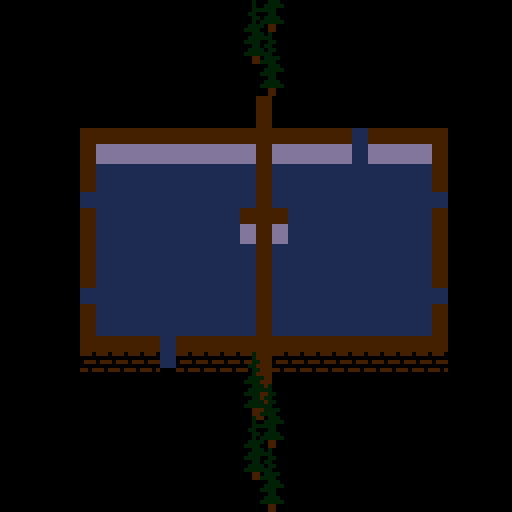

The image is a tile-based game level rendered from a .tmx file. Its description and source (layers, tilesets, objects; grid data summarised) follow:
An orthogonal 32x32 tile map with 16x16 px tiles, 5 tile layers (floor, innerWalls, walls, decorations, ...), 3 hidden layers not drawn and 28 objects (8x prototype, 6x camera, 4x window, 4x statue, 2x door, ...).

<map version="1.10" tiledversion="1.10.2" orientation="orthogonal" renderorder="right-down" width="32" height="32" tilewidth="16" tileheight="16" infinite="0" nextlayerid="23" nextobjectid="109">
 <editorsettings>
  <export target="map.json" format="json" />
 </editorsettings>
 <properties>
  <property name="campaign" value="Tutorial" />
  <property name="description" value="There are more cameras, but each system operates over another system. Use the fusebox to turn them off" />
  <property name="name" value="De Fuse It" />
  <property name="tileset" type="file" value="tileset.png" />
 </properties>
 <tileset firstgid="1" source="tileset.tsx" />
 <layer id="22" name="floor" width="32" height="32">
  <data>[1024 cells, 259 non-empty, 1 distinct tile ids]</data>
 </layer>
 <layer id="9" name="innerWalls" width="32" height="32">
  <data>[1024 cells, 44 non-empty, 2 distinct tile ids]</data>
 </layer>
 <layer id="10" name="walls" width="32" height="32">
  <data>[1024 cells, 128 non-empty, 4 distinct tile ids]</data>
 </layer>
 <layer id="16" name="decorations" width="32" height="32">
  <data>[1024 cells, 28 non-empty, 8 distinct tile ids]</data>
 </layer>
 <layer id="17" name="overlayer" width="32" height="32">
  <data>[1024 cells, 24 non-empty, 8 distinct tile ids]</data>
 </layer>
 <layer id="12" name="collitions" width="32" height="32" visible="0">
  <data>[1024 cells, 178 non-empty, 1 distinct tile ids]</data>
 </layer>
 <layer id="14" name="obstacles" width="32" height="32" visible="0">
  <data>[1024 cells, 89 non-empty, 1 distinct tile ids]</data>
 </layer>
 <layer id="20" name="vigilanceObstacles" width="32" height="32" visible="0">
  <data>[1024 cells, 0 non-empty, 0 distinct tile ids]</data>
 </layer>
 <objectgroup id="13" name="objects">
  <object id="29" name="window" type="prototype" x="32" y="-16" width="16" height="16">
   <properties>
    <property name="col" value="{ &quot;x&quot;: 0, &quot;y&quot;: 16, &quot;w&quot;: 16, &quot;h&quot;: 16 }" />
    <property name="detection" value="{ &quot;x&quot;: -16, &quot;y&quot;: 0, &quot;w&quot;: 48, &quot;h&quot;: 16 }" />
    <property name="false" value="{ &quot;x&quot;: 112, &quot;y&quot;: 64 }" />
    <property name="foundMessage" value="&quot;Window broken!&quot;" />
    <property name="gateway" type="bool" value="true" />
    <property name="true" value="{ &quot;x&quot;: 112, &quot;y&quot;: 32 }" />
   </properties>
  </object>
  <object id="30" name="door" type="prototype" x="32" y="-48" width="16" height="16">
   <properties>
    <property name="col" value="{ &quot;x&quot;: 0, &quot;y&quot;: 0, &quot;w&quot;: 8, &quot;h&quot;: 20 }" />
    <property name="constraints" value="[&quot;up&quot;, &quot;down&quot;]" />
    <property name="detection" value="{ &quot;x&quot;: 0, &quot;y&quot;: -16, &quot;w&quot;: 16, &quot;h&quot;: 64 }" />
    <property name="false" value="{ &quot;x&quot;: 80, &quot;y&quot;: 32 }" />
    <property name="foundMessage" value="&quot;Door opened!&quot;" />
    <property name="gateway" type="bool" value="true" />
    <property name="returnState" type="bool" value="true" />
    <property name="true" value="{ &quot;x&quot;: 48, &quot;y&quot;: 32 }" />
   </properties>
  </object>
  <object id="51" name="guard" type="prototype" x="64" y="-16" width="16" height="16">
   <properties>
    <property name="down" value="{&quot;x&quot;: 0 ,&quot;y&quot;:224}" />
    <property name="downAlt" value="{&quot;x&quot;: 32 ,&quot;y&quot;:224}" />
    <property name="left" value="{&quot;x&quot;: 64 ,&quot;y&quot;:176}" />
    <property name="leftAlt" value="{&quot;x&quot;: 96 ,&quot;y&quot;:176}" />
    <property name="right" value="{&quot;x&quot;: 0 ,&quot;y&quot;:176}" />
    <property name="rightAlt" value="{&quot;x&quot;: 32 ,&quot;y&quot;:176}" />
    <property name="up" value="{&quot;x&quot;: 64 ,&quot;y&quot;:224}" />
    <property name="upAlt" value="{&quot;x&quot;: 96 ,&quot;y&quot;:224}" />
   </properties>
  </object>
  <object id="70" name="camera" type="prototype" x="64" y="-48" width="16" height="16">
   <properties>
    <property name="col" value="{ &quot;x&quot;: 0, &quot;y&quot;: 0, &quot;w&quot;: 8, &quot;h&quot;: 8 }" />
    <property name="left" value="{&quot;x&quot;: 0 ,&quot;y&quot;:64}" />
    <property name="leftAlt" value="{&quot;x&quot;: 0 ,&quot;y&quot;:80}" />
    <property name="right" value="{&quot;x&quot;: 16 ,&quot;y&quot;:64}" />
    <property name="rightAlt" value="{&quot;x&quot;: 16 ,&quot;y&quot;:80}" />
    <property name="takeable" type="bool" value="true" />
   </properties>
  </object>
  <object id="77" name="safe" type="prototype" x="96" y="-48" width="16" height="16">
   <properties>
    <property name="changeConditions" type="bool" value="true" />
    <property name="col" value="{ &quot;x&quot;: 0, &quot;y&quot;: 16, &quot;w&quot;: 16, &quot;h&quot;: 16 }" />
    <property name="constraints" value="[&quot;up&quot;, &quot;down&quot;]" />
    <property name="false" value="{ &quot;x&quot;: 0, &quot;y&quot;: 272 }" />
    <property name="foundMessage" value="&quot;Safe opened!&quot;" />
    <property name="interactive" type="bool" value="true" />
    <property name="restrictFrom" value="[&quot;left&quot;, &quot;right&quot;]" />
    <property name="true" value="{ &quot;x&quot;: 32, &quot;y&quot;: 272 }" />
   </properties>
  </object>
  <object id="78" name="statue" type="prototype" x="96" y="-16" width="16" height="16">
   <properties>
    <property name="col" value="{ &quot;x&quot;: 0, &quot;y&quot;: 0, &quot;w&quot;: 16, &quot;h&quot;: 32 }" />
    <property name="false" value="{ &quot;x&quot;: 96, &quot;y&quot;: 272 }" />
    <property name="foundMessage" value="&quot;Statue stolen!&quot;" />
    <property name="golden" value="{&quot;x&quot;: 112, &quot;y&quot;: 272, &quot;w&quot;: 8, &quot;h&quot;: 12}" />
    <property name="silver" value="{&quot;x&quot;: 112, &quot;y&quot;: 288, &quot;w&quot;: 8, &quot;h&quot;: 12}" />
    <property name="true" value="{ &quot;x&quot;: 96, &quot;y&quot;: 272 }" />
   </properties>
  </object>
  <object id="79" name="computer" type="prototype" x="128" y="-48" width="16" height="16">
   <properties>
    <property name="changeConditions" type="bool" value="true" />
    <property name="col" value="{ &quot;x&quot;: 0, &quot;y&quot;: 16, &quot;w&quot;: 16, &quot;h&quot;: 16 }" />
    <property name="constraints" value="[&quot;up&quot;, &quot;down&quot;]" />
    <property name="false" value="{ &quot;x&quot;: 64, &quot;y&quot;: 272 }" />
    <property name="restrictFrom" value="[&quot;left&quot;, &quot;right&quot;]" />
    <property name="returnState" type="bool" value="true" />
    <property name="true" value="{ &quot;x&quot;: 64, &quot;y&quot;: 272 }" />
   </properties>
  </object>
  <object id="80" name="fuse" type="prototype" x="128" y="-16" width="16" height="16">
   <properties>
    <property name="col" value="{ &quot;x&quot;: 0, &quot;y&quot;: -8, &quot;w&quot;: 8, &quot;h&quot;: 16 }" />
    <property name="constraints" value="[&quot;down&quot;]" />
    <property name="false" value="{ &quot;x&quot;: 80, &quot;y&quot;: 304 }" />
    <property name="interactive" type="bool" value="true" />
    <property name="returnState" type="bool" value="true" />
    <property name="true" value="{ &quot;x&quot;: 64, &quot;y&quot;: 304 }" />
   </properties>
  </object>
  <object id="86" type="window" x="80" y="192" width="16" height="32" />
  </objectgroup>
 <objectgroup id="19" name="vigilance">
  <!-- 6 objects omitted --></objectgroup>
</map>
<!-- 19 of 28 objects omitted -->
